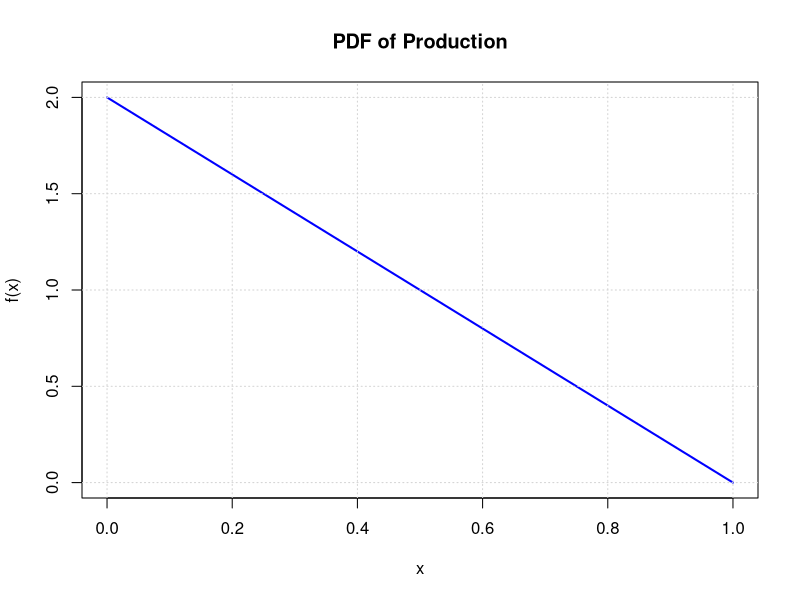

Write R code to recreate this figure.
#Exercise
#The distribution function associated with the production of a machine, in
#thousands of units, is of the form
#F(x) =
#0 if x < 0
#x(2 − x) if 0 ≤ x ≤ k
#1 if x > k.
#Determine k such that F is a distribution function. Calculate the density
#function of the production variable. Find the mean, median, and variance
#of the production.
# (1) Define parameters
k <- 1

# (2) Define PDF
f <- function(x) {
  ifelse(x >= 0 & x <= k, 2*(1-x), 0)
}

# (3) Mean
mean_X <- integrate(function(x) x * f(x), lower=0, upper=k)$value
mean_X  # should be 1/3 ~0.333

# (4) Second moment and variance
EX2 <- integrate(function(x) x^2 * f(x), lower=0, upper=k)$value
var_X <- EX2 - mean_X^2
var_X  # should be 1/18 ~0.0556

# (5) Median: solve F(M) = 0.5
F <- function(x) x*(2-x)
median_X <- uniroot(function(x) F(x)-0.5, lower=0, upper=1)$root
median_X  # ~0.293

# Optional: plot PDF
x_vals <- seq(0, 1, 0.01)
plot(x_vals, f(x_vals), type="l", lwd=2, col="blue", main="PDF of Production", ylab="f(x)", xlab="x")
grid()
